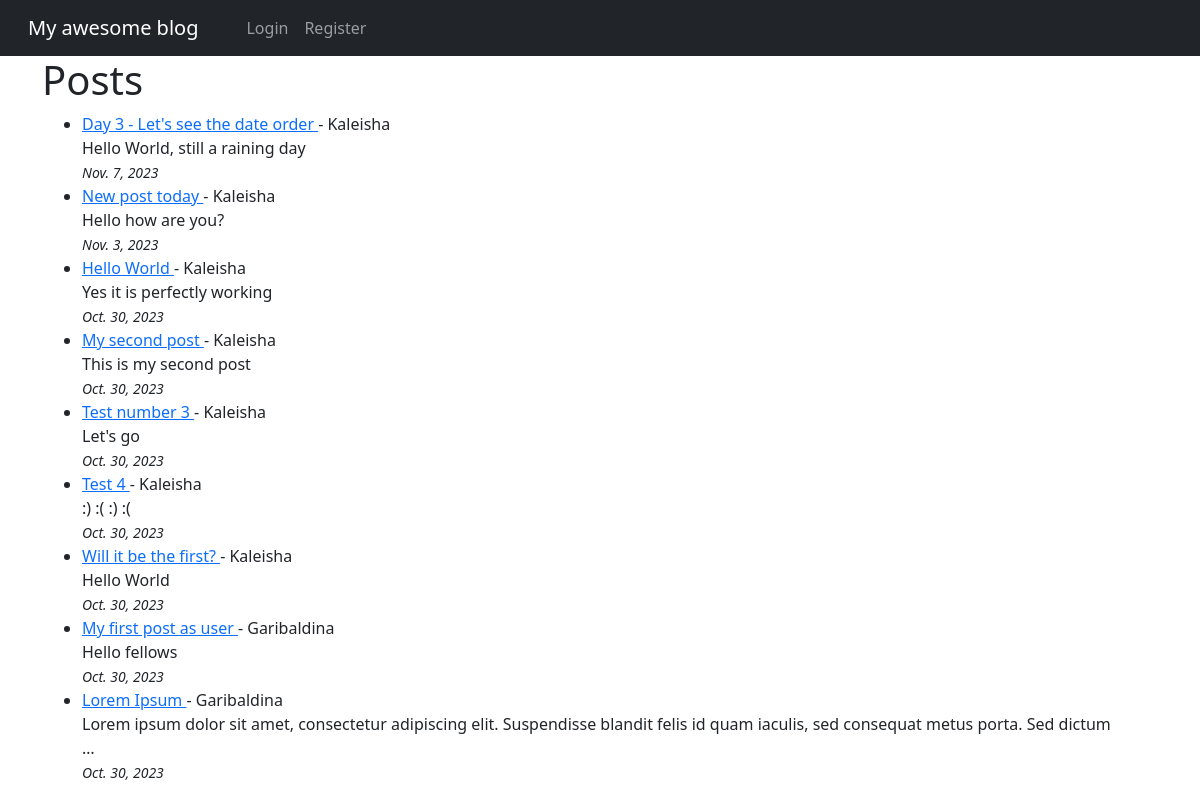
The app's page /, older data.
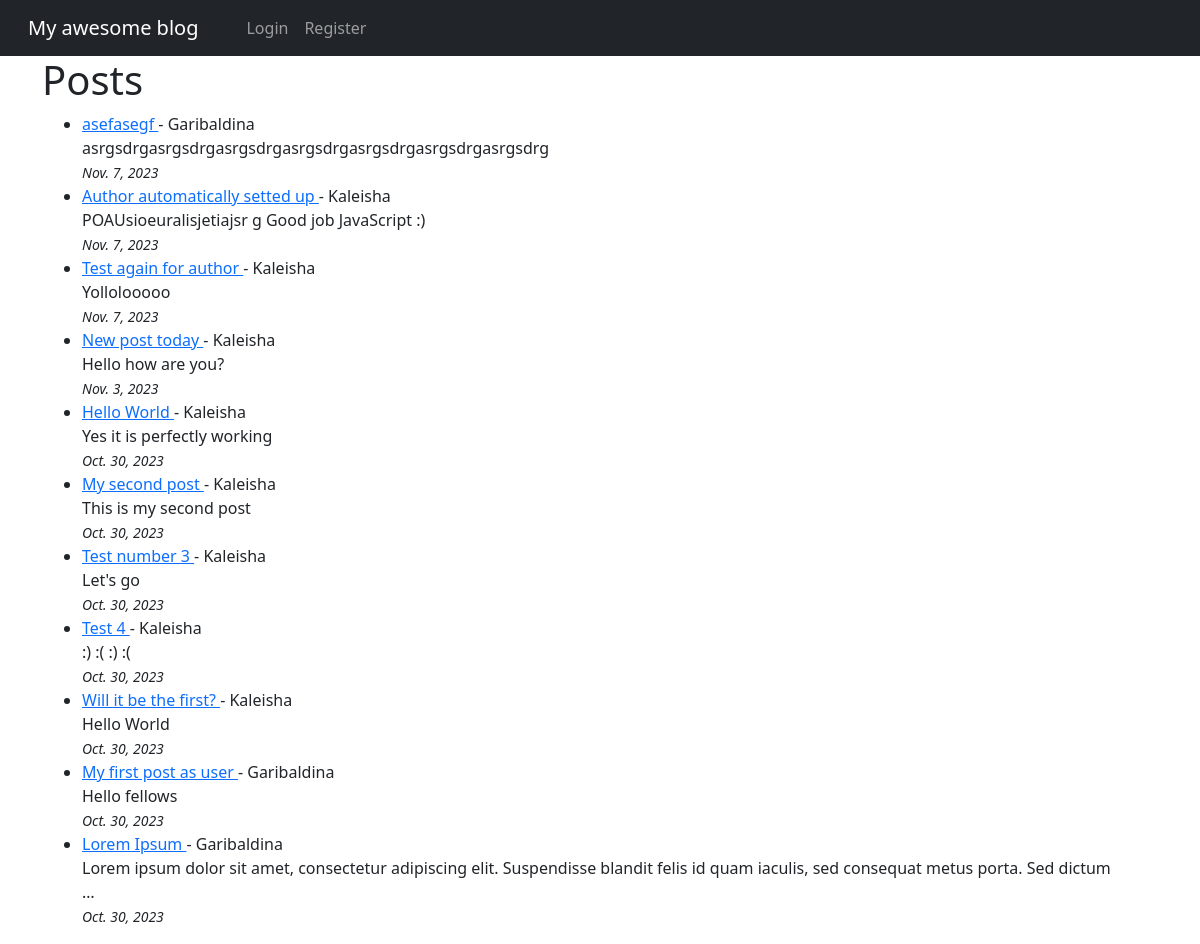
The same page, newer data.
### theblog/models.py (models this page shows, shortened)
class Post(models.Model):
    title = models.CharField(max_length=255)
    title_tag = models.CharField(max_length=255)
    body = models.TextField()
    author = models.ForeignKey(User, on_delete=models.CASCADE)
    post_date = models.DateField(auto_now_add=True)
    likes = models.ManyToManyField(User, related_name='blog_posts')

### theblog/views.py (the view)
class HomeView(ListView):
    model = Post
    template_name = 'home.html'
    ordering = ['-post_date']

### theblog/templates/home.html (shortened to what this page needs)
{% extends "base.html" %}
{% block content %}
<h1>Posts</h1>
<ul>
{% for post in object_list %}
<li>
  <a href=" {% url 'article-detail' post.pk %}"
  > {{ post.title }} </a> - {{post.author.username }}
  {{ post.body|truncatewords:20|safe }}
  <small><br/> <i>{{ post.post_date }}</i></small></li>
{% endfor %}
</ul>
{% endblock %}

### theblog/templates/base.html (shortened to what this page needs)
<!doctype html>
<html lang="en">
  <head>
    <link
      rel="stylesheet"
      href="https://cdn.jsdelivr.net/npm/bootstrap@5.3.2/dist/css/bootstrap.rtl.min.css"
    />
  </head>
  <body>
    <nav class="navbar navbar-expand-lg navbar-dark bg-dark">
      <div class="container-fluid">
        <a class="navbar-brand" href="{% url 'home' %}">My awesome blog</a>
        <div class="collapse navbar-collapse" id="navbarNav">
          <ul class="navbar-nav mr-auto">
            {% if user.is_authenticated %}
              <li class="nav-item">
                <a class="nav-link" href="{% url 'add-post' %}">Add Post</a>
              </li>
              <li class="nav-item">
                <a class="nav-link" href="{% url 'logout' %}">Logout</a>
              </li>
            {%  else %}
              <li class="nav-item">
                <a class="nav-link" href="{% url 'login' %}">Login</a>
              </li>
              <li class="nav-item">
                <a class="nav-link" href="{% url 'register' %}">Register</a>
              </li>
            {% endif %}
          </ul>
        </div>
      </div>
    </nav>
    <div class="container">{% block content %} {% endblock %}</div>
  </body>
</html>

Row changes from the older to the newer data that the page shows:
removed Post: title "Day 3 - Let's see the date order", author.username "Kaleisha", body "Hello World, still a raining day", post_date "Nov. 7, 2023"
added Post: title "asefasegf", author.username "Garibaldina", body "asrgsdrgasrgsdrgasrgsdrgasrgsdrgasrgsdrgasrgsdrgasrgsdrg", post_date "Nov. 7, 2023"
added Post: title "Author automatically setted up", author.username "Kaleisha", body "POAUsioeuralisjetiajsr g Good job JavaScript :)", post_date "Nov. 7, 2023"
added Post: title "Test again for author", author.username "Kaleisha", body "Yollolooooo", post_date "Nov. 7, 2023"
